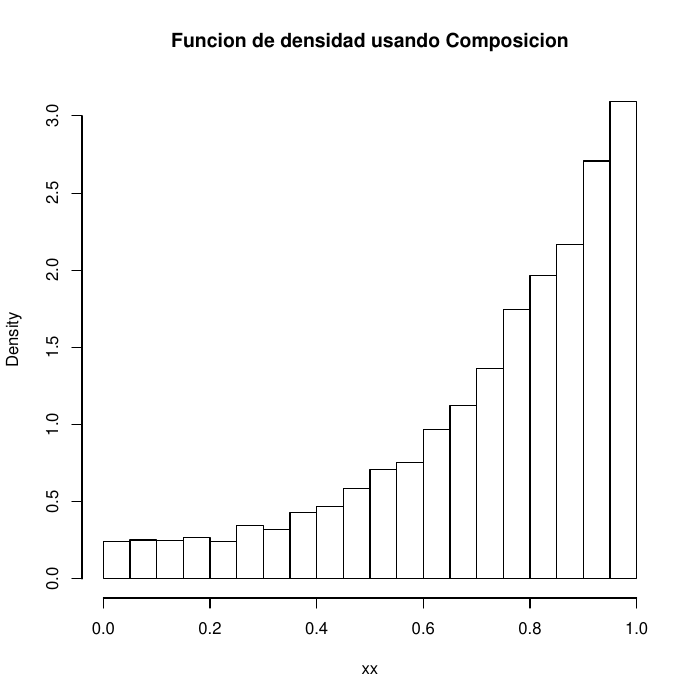

Source code (R):

getInversed <- function(k, times = 1){
	return(runif(times)^(1.0 / k))
}

getVariable <- function(times){
	ans <- NULL
	for(i in 1 : times){
		U <- runif(1)
		if(4 * U < 1){
			ans <- c(ans, runif(1))
		} else if(4 * U <= 3){
			ans <- c(ans, getInversed(4))
		} else{
			ans <- c(ans, getInversed(4))
		}
	}
	return(ans)
}

pdf("Pregunta2-C.pdf")

n <- 10000

xx <- getVariable(n)

hist(xx, main = "Funcion de densidad usando Composicion", prob = TRUE)
